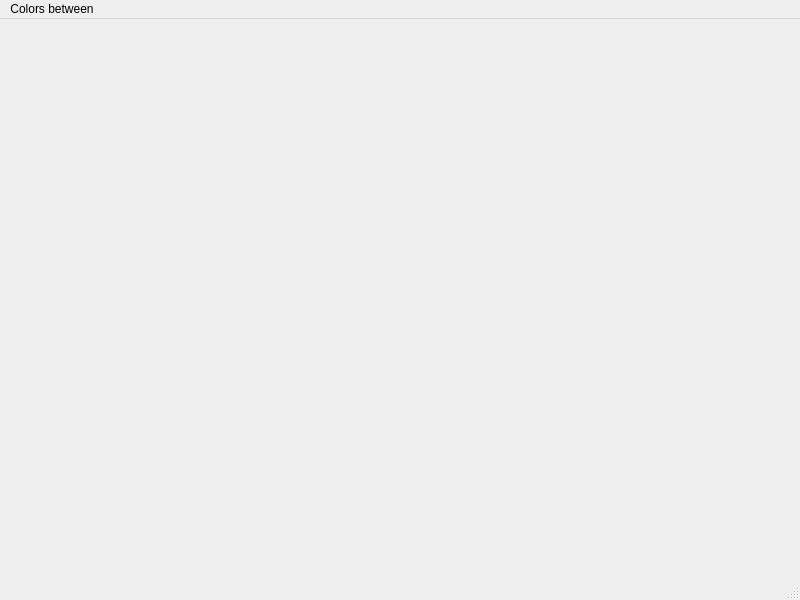
<?xml version="1.0" encoding="UTF-8"?>
<ui version="4.0">
 <class>MainWindow</class>
 <widget class="QMainWindow" name="MainWindow">
  <property name="geometry">
   <rect>
    <x>0</x>
    <y>0</y>
    <width>800</width>
    <height>600</height>
   </rect>
  </property>
  <property name="windowTitle">
   <string>Colors between</string>
  </property>
  <widget class="QWidget" name="centralwidget"/>
  <widget class="QMenuBar" name="menubar">
   <property name="geometry">
    <rect>
     <x>0</x>
     <y>0</y>
     <width>800</width>
     <height>21</height>
    </rect>
   </property>
   <widget class="QMenu" name="menuColors_between">
    <property name="title">
     <string>Colors between</string>
    </property>
    <addaction name="separator"/>
    <addaction name="actionSelect_from_color"/>
    <addaction name="actionSelect_to_color"/>
    <addaction name="actionEnter_step_count"/>
   </widget>
   <addaction name="menuColors_between"/>
  </widget>
  <widget class="QStatusBar" name="statusbar"/>
  <action name="actionSelect_from_color">
   <property name="text">
    <string>Select from color</string>
   </property>
  </action>
  <action name="actionSelect_to_color">
   <property name="text">
    <string>Select to color</string>
   </property>
  </action>
  <action name="actionEnter_step_count">
   <property name="text">
    <string>Enter step count</string>
   </property>
  </action>
 </widget>
 <resources/>
 <connections/>
</ui>
